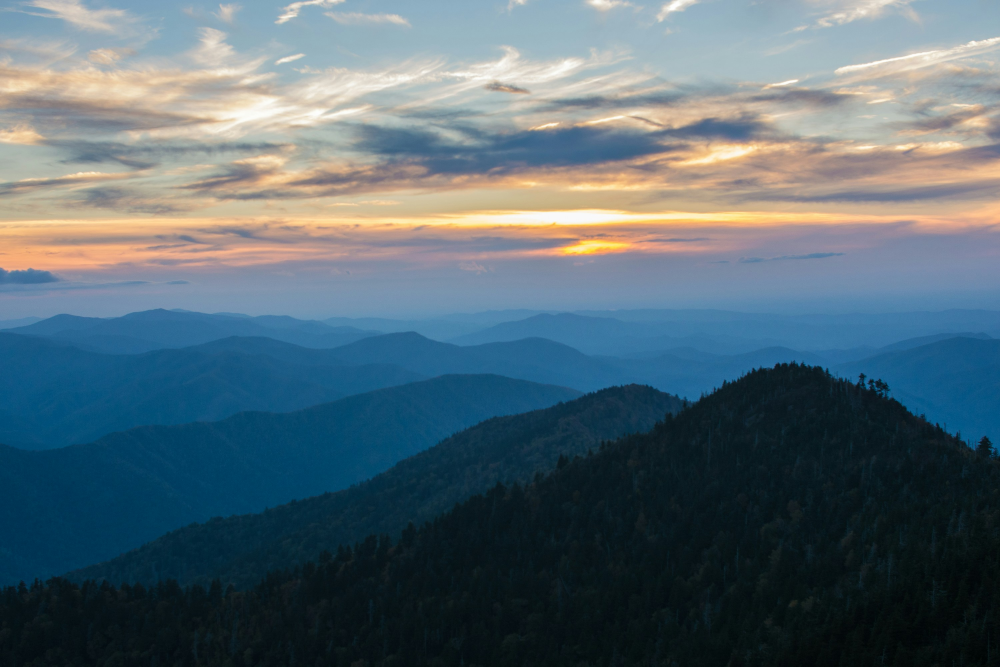
#> input picture Python/MultiProcessing/photo-1516117172878-fd2c41f4a759.jpg, 3000 x 2000 px (shown at 1/3 size)
$ python process-images.py
#> lines starting #> are read from the running program, lines starting #| are printed output that depends on the picture

import time
import concurrent.futures
from PIL import Image, ImageFilter
import os

os.chdir(os.path.dirname(os.path.abspath(__file__)))

img_names = [
    'photo-1516117172878-fd2c41f4a759.jpg',
    'photo-1524429656589-6633a470097c.jpg',
    'photo-1530224264768-7ff8c1789d79.jpg',
    'photo-1532009324734-20a7a5813719.jpg',
    'photo-1541698444083-023c97d3f4b6.jpg',
    'photo-1564135624576-c5c88640f235.jpg',

]


size = (1200, 1200)


def process_image(img_name):
#> called with img_name = 'photo-1516117172878-fd2c41f4a759.jpg'
    img = Image.open(img_name)
#> img is the input picture: PIL image 3000x2000 RGB; mean R, G, B 86.7, 105.4, 114.9

    img = img.filter(ImageFilter.GaussianBlur(15))

    img.thumbnail(size)
#> img: PIL image 1200x800 RGB
    img.save(f'processed/{img_name}')
    print(f'{img_name} was processed...')

if __name__ ==  '__main__':

    t1 = time.perf_counter()

    # Create a directory to save processed images
    if not os.path.exists('processed'):
        os.makedirs('processed')

    # 2.3 seconds
    with concurrent.futures.ProcessPoolExecutor() as executor:
        executor.map(process_image, img_names)
#> call 2 of process_image, with img_name = 'photo-1524429656589-6633a470097c.jpg'
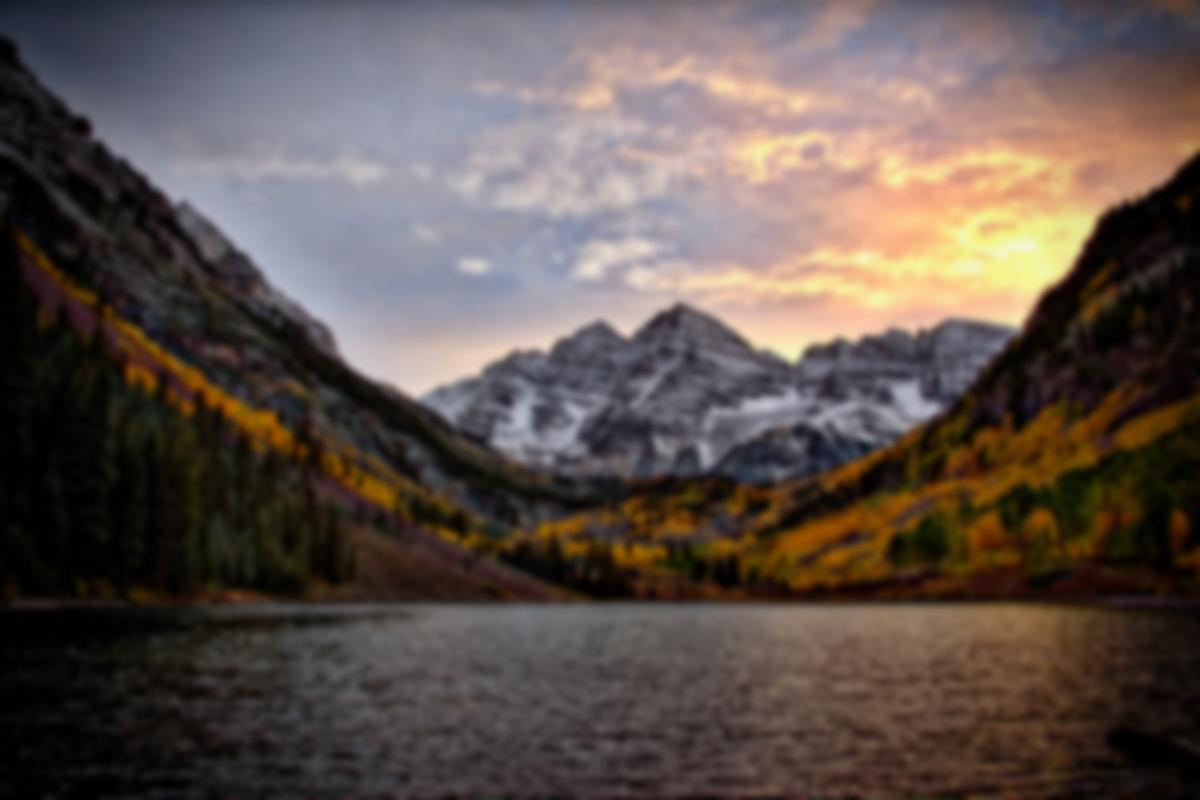
#> input picture Python/MultiProcessing/processed/photo-1524429656589-6633a470097c.jpg, 1200 x 800 px, found by its file name
#> in process_image, img is the input picture: PIL image 1200x800 RGB; mean R, G, B 94.5, 82.3, 76.3
#> call 3 of process_image, with img_name = 'photo-1530224264768-7ff8c1789d79.jpg'
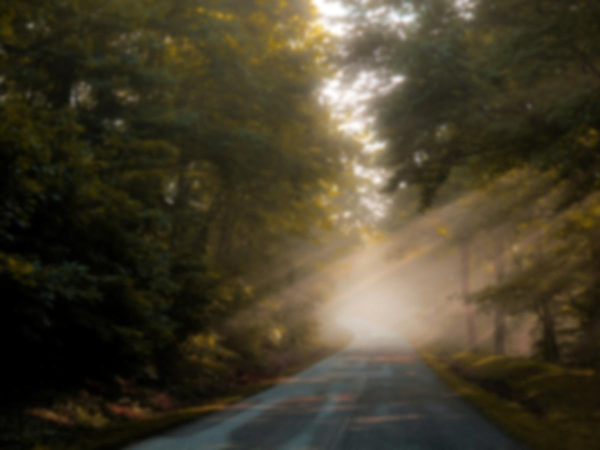
#> input picture Python/MultiProcessing/processed/photo-1530224264768-7ff8c1789d79.jpg, 1200 x 900 px, found by its file name (shown at 1/2 size)
#> in process_image, img is the input picture: PIL image 1200x900 RGB; mean R, G, B 69.1, 61.8, 42.4
#> call 4 of process_image, with img_name = 'photo-1532009324734-20a7a5813719.jpg'
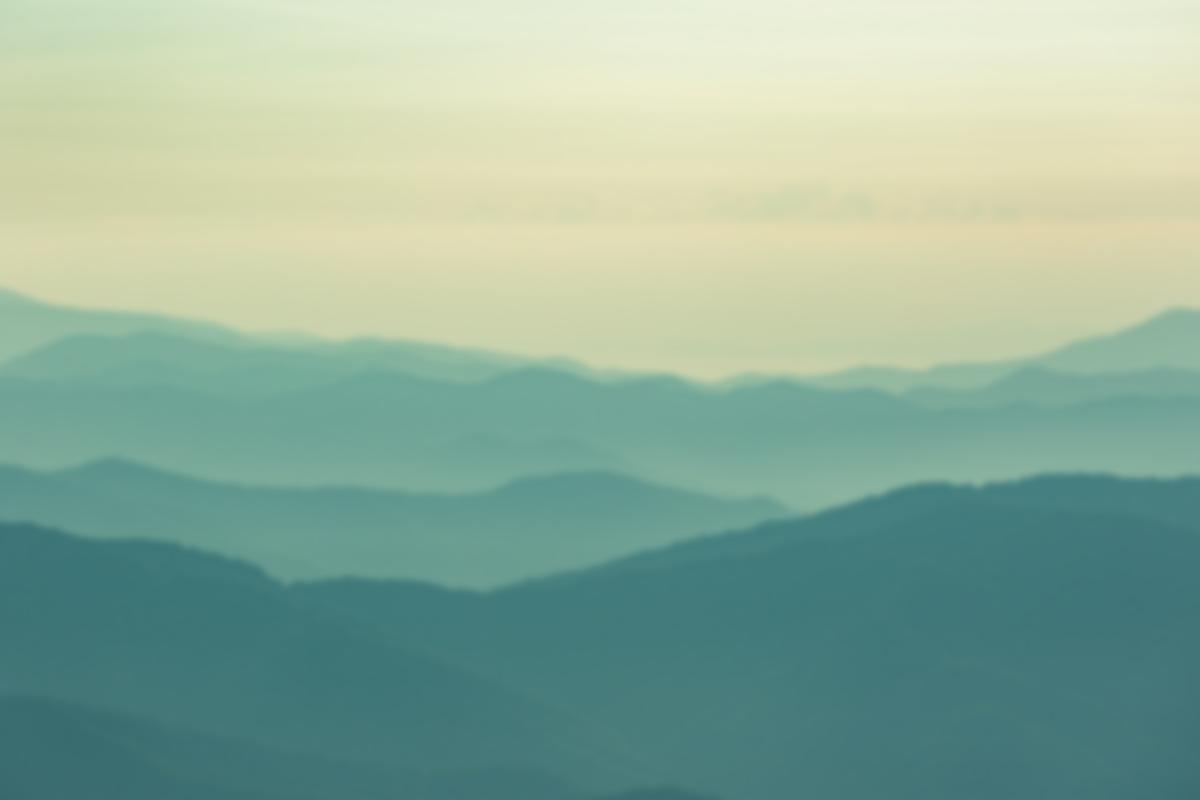
#> input picture Python/MultiProcessing/processed/photo-1532009324734-20a7a5813719.jpg, 1200 x 800 px, found by its file name
#> in process_image, img is the input picture: PIL image 1200x800 RGB; mean R, G, B 143.7, 174.5, 155.9
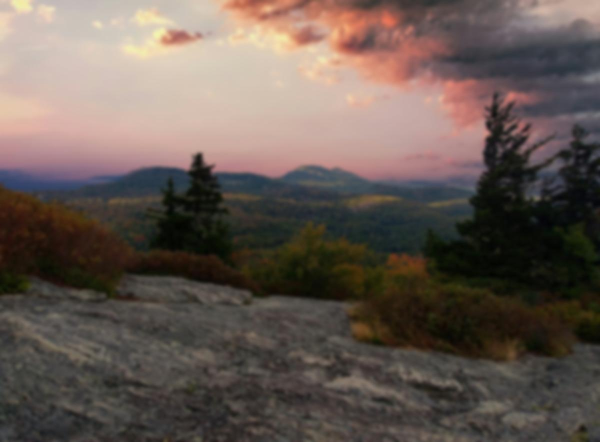
#> input picture Python/MultiProcessing/processed/photo-1541698444083-023c97d3f4b6.jpg, 1200 x 884 px, found by its file name (shown at 1/2 size)
#> in process_image, img is the input picture: PIL image 1200x884 RGB; mean R, G, B 101.6, 89.1, 82.1
#> in process_image (call 5), `img = img.filter(ImageFilter.GaussianBlur(15))`:
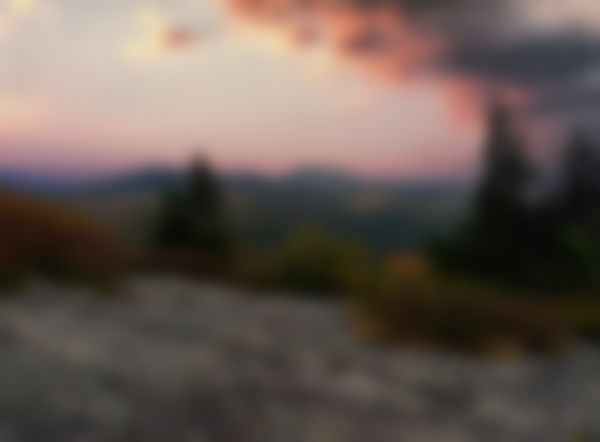
#> img: PIL image 1200x884 RGB (shown at 1/2 size); mean R, G, B 101.6, 89, 82.1
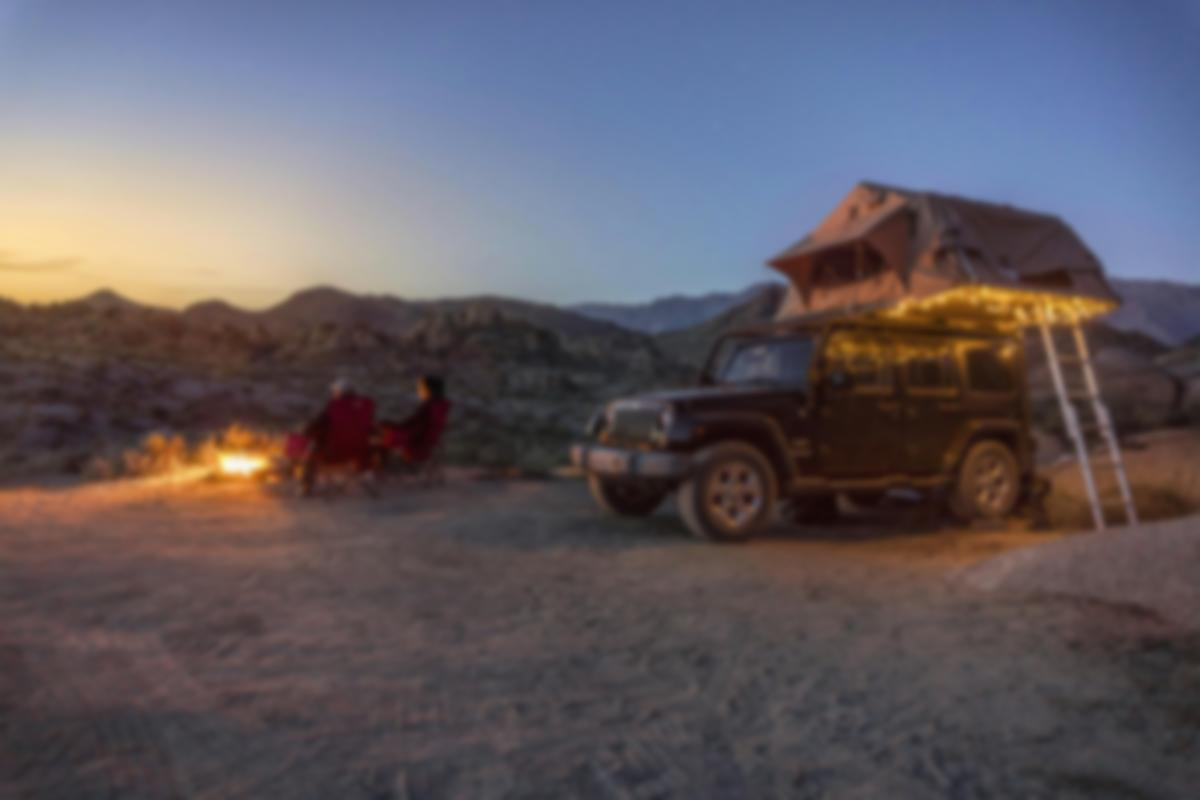
#> input picture Python/MultiProcessing/processed/photo-1564135624576-c5c88640f235.jpg, 1200 x 800 px, found by its file name
#> in process_image, img is the input picture: PIL image 1200x800 RGB; mean R, G, B 97.3, 91.2, 98.4
#> in process_image (call 6), `img = img.filter(ImageFilter.GaussianBlur(15))`:
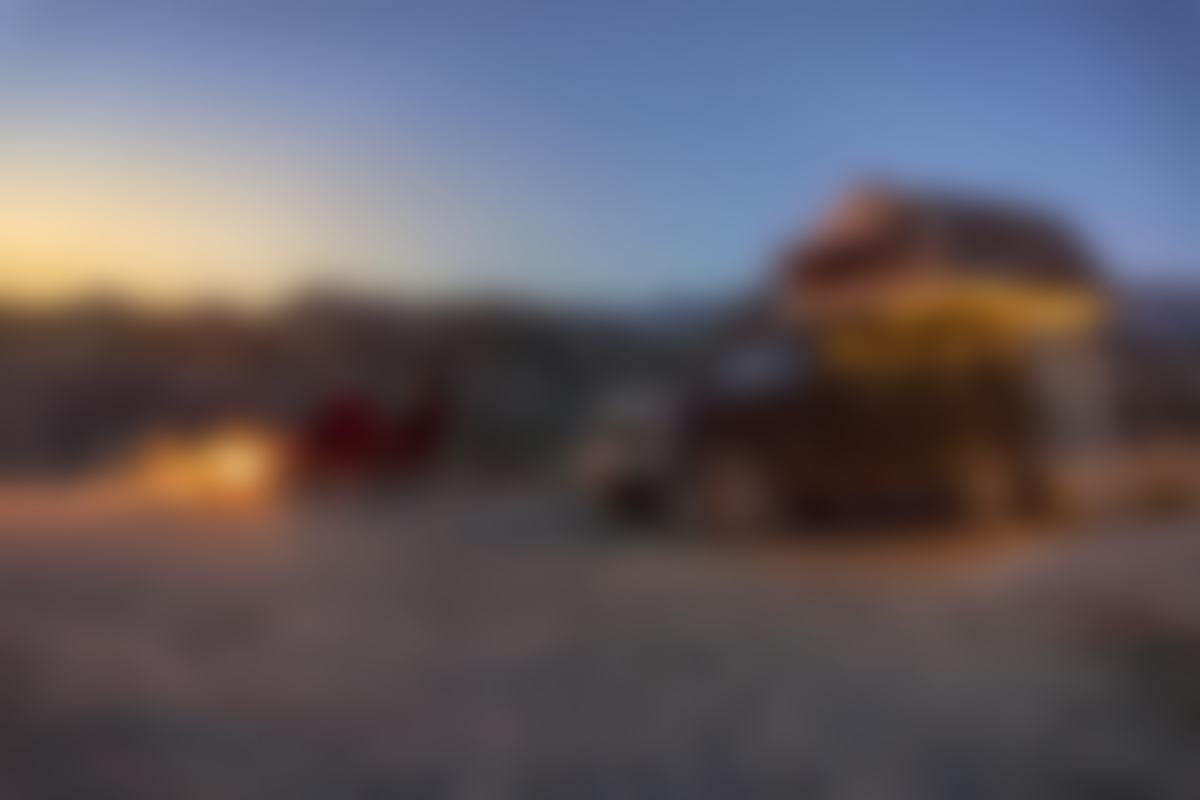
#> img: PIL image 1200x800 RGB; mean R, G, B 97.2, 91.2, 98.4


    # #took 7.5 seconds
    # for img_name in img_names:
    #     process_image(img_name)

    t2 = time.perf_counter()

    print(f'Finished in {t2-t1} seconds')
